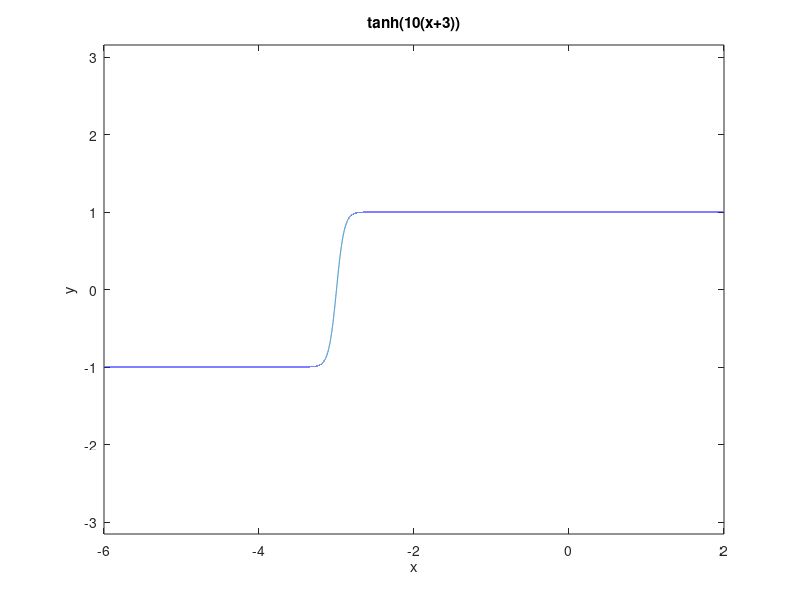

The MATLAB script that drew this image: (Note: this script raises an error after producing the figure.)
%13.1-18
% a
f = @(x) tanh(10*(x+3));
x = linspace(-6,2,1e5);
plot(x,f(x));
axis equal;
xlabel('x');
ylabel('y');
title('tanh(10(x+3))')

% b
df = @(x) 10*(sech(10*(x+3)))^2;
x1 = 0 - f(0)/df(0);
disp("x1 = "+num2str(x1));
dist_in = abs(x1-(-3));
dist_ly = dist_in*2.68478e-18;
disp("distance from x=-3 to x=x1 is "+num2str(dist_ly)+" light years.")

% c
disp("The diameter of the Milky Wya Galaxy is 105700.0834 light years.")
disp("The distance to Andromeda Galaxy is about 2.5 million light years.")